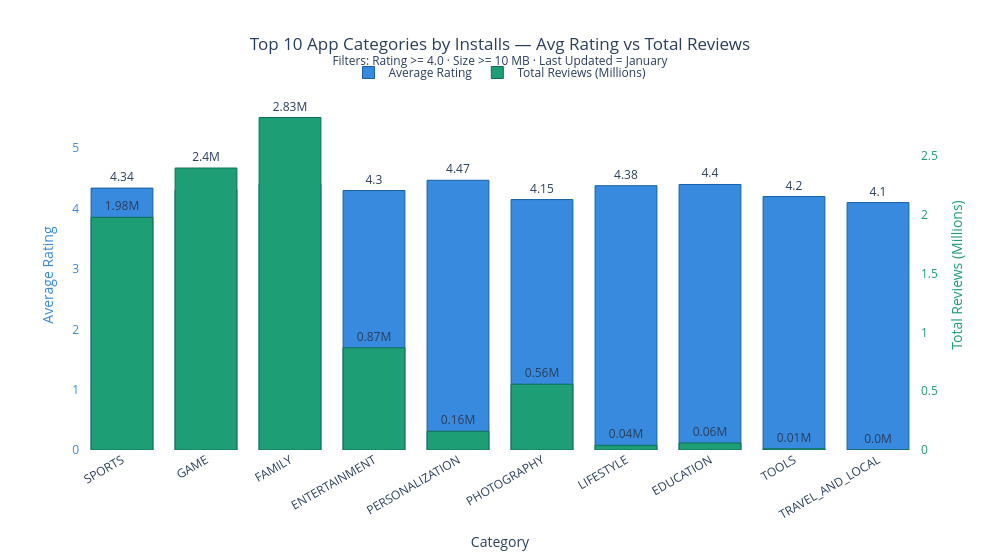

Notebook code cell kept with this figure:
### Code cell
ist = pytz.timezone('Asia/Kolkata')
now_ist = datetime.now(ist)
hour_ist = now_ist.hour

print(f"Current IST time: {now_ist.strftime('%I:%M %p')}")

if not (15 <= hour_ist < 17):
    from IPython.display import display, HTML
    display(HTML(f"""
    <div style="padding:40px; text-align:center; background:#f9f9f9;
                border:2px dashed #ccc; border-radius:10px; font-family:sans-serif">
        <h2 style="color:#888">Chart 1: Grouped Bar</h2>
        <p style="color:#aaa; font-size:15px">
            Available only between <b>3:00 PM - 5:00 PM IST</b>
        </p>
        <p style="color:#ccc; font-size:13px">
            Current time: <b>{now_ist.strftime('%I:%M %p')} IST</b>
        </p>
    </div>
    """))

else:
    categories = stats['Category'].tolist()

    fig = go.Figure()

    fig.add_trace(go.Bar(
        name='Average Rating',
        x=categories,
        y=stats['Avg_Rating'],
        marker=dict(color='#378ADD', line=dict(color='#185FA5', width=1)),
        text=stats['Avg_Rating'],
        textposition='outside',
        yaxis='y1'
    ))

    fig.add_trace(go.Bar(
        name='Total Reviews (Millions)',
        x=categories,
        y=stats['Total_Reviews_M'],
        marker=dict(color='#1D9E75', line=dict(color='#0F6E56', width=1)),
        text=stats['Total_Reviews_M'].astype(str) + 'M',
        textposition='outside',
        yaxis='y2'
    ))

    fig.update_layout(
        title=dict(
            text='Top 10 App Categories by Installs — Avg Rating vs Total Reviews<br>'
                 '<sup>Filters: Rating >= 4.0 · Size >= 10 MB · Last Updated = January</sup>',
            x=0.5,
            font=dict(size=17)
        ),
        barmode='group',
        xaxis=dict(title='Category', tickangle=-30),
        yaxis=dict(
            title=dict(text='Average Rating', font=dict(color='#378ADD')),
            tickfont=dict(color='#378ADD'),
            range=[0, 5.8]
        ),
        yaxis2=dict(
            title=dict(text='Total Reviews (Millions)', font=dict(color='#1D9E75')),
            tickfont=dict(color='#1D9E75'),
            overlaying='y',
            side='right',
            showgrid=False
        ),
        legend=dict(orientation='h', y=1.12, x=0.5, xanchor='center'),
        plot_bgcolor='white',
        height=560,
        width=1000,
        bargap=0.2,
        bargroupgap=0.08
    )

    fig.show()
    print(f"Chart rendered at {now_ist.strftime('%I:%M %p')} IST")

### Figure 1 — Plotly figure (JSON) as saved in the notebook; plotly's stock layout.template omitted (floating-point values rounded to 4 significant figures)
{"data": [{"marker": {"color": "#378ADD", "line": {"color": "#185FA5", "width": 1}}, "name": "Average Rating", "text": [4.34, 4.31, 4.41, 4.3, 4.47, 4.15, 4.38, 4.4, 4.2, 4.1], "textposition": "outside", "type": "bar", "x": ["SPORTS", "GAME", "FAMILY", "ENTERTAINMENT", "PERSONALIZATION", "PHOTOGRAPHY", "LIFESTYLE", "EDUCATION", "TOOLS", "TRAVEL_AND_LOCAL"], "y": [4.34, 4.31, 4.41, 4.3, 4.47, 4.15, 4.38, 4.4, 4.2, 4.1], "yaxis": "y"}, {"marker": {"color": "#1D9E75", "line": {"color": "#0F6E56", "width": 1}}, "name": "Total Reviews (Millions)", "text": ["1.98M", "2.4M", "2.83M", "0.87M", "0.16M", "0.56M", "0.04M", "0.06M", "0.01M", "0.0M"], "textposition": "outside", "type": "bar", "x": ["SPORTS", "GAME", "FAMILY", "ENTERTAINMENT", "PERSONALIZATION", "PHOTOGRAPHY", "LIFESTYLE", "EDUCATION", "TOOLS", "TRAVEL_AND_LOCAL"], "y": [1.98, 2.4, 2.83, 0.87, 0.16, 0.56, 0.04, 0.06, 0.01, 0.0], "yaxis": "y2"}], "layout": {"bargap": 0.2, "bargroupgap": 0.08, "barmode": "group", "height": 560, "legend": {"orientation": "h", "x": 0.5, "xanchor": "center", "y": 1.12}, "plot_bgcolor": "white", "title": {"font": {"size": 17}, "text": "Top 10 App Categories by Installs — Avg Rating vs Total Reviews<br><sup>Filters: Rating >= 4.0 · Size >= 10 MB · Last Updated = January</sup>", "x": 0.5}, "width": 1000, "xaxis": {"tickangle": -30, "title": {"text": "Category"}}, "yaxis": {"range": [0, 5.8], "tickfont": {"color": "#378ADD"}, "title": {"font": {"color": "#378ADD"}, "text": "Average Rating"}}, "yaxis2": {"overlaying": "y", "showgrid": false, "side": "right", "tickfont": {"color": "#1D9E75"}, "title": {"font": {"color": "#1D9E75"}, "text": "Total Reviews (Millions)"}}}}
